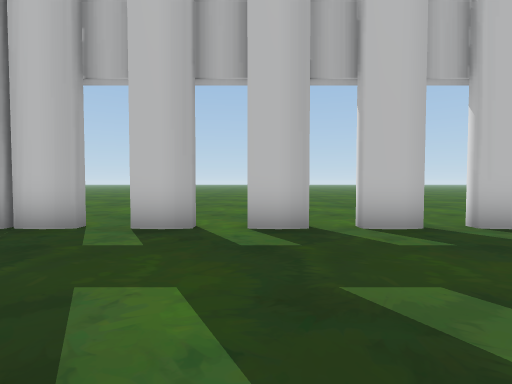
[1] (above)

17 first-person views from a walk through a 3-D level made in the Unity game engine. The camera is 1.4 m above the floor, tilts 2° down and sees 85° across. The floor is counted in squares, 2 m on a side. Each view is taken from the middle of a square. On the plan, view 1 faces up. The plan holds only what a view shows up to about 9 squares ahead; the rest is blank. The place goes on beyond the plan. The player is left out. Some surface patterns are stand-ins.

[2]
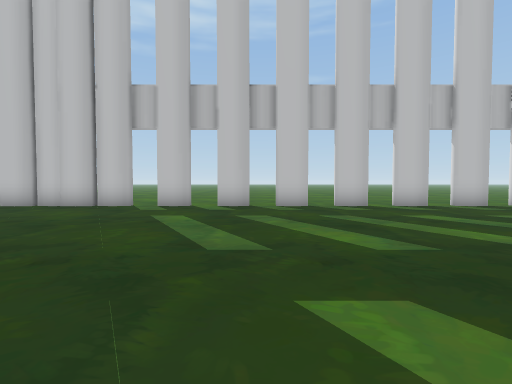

[3]
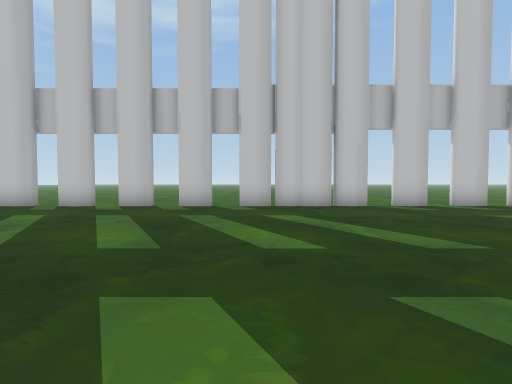

[4]
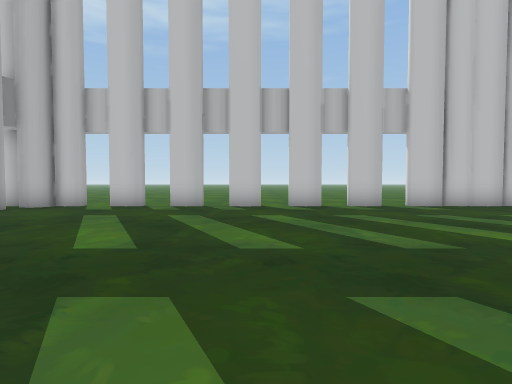

[5]
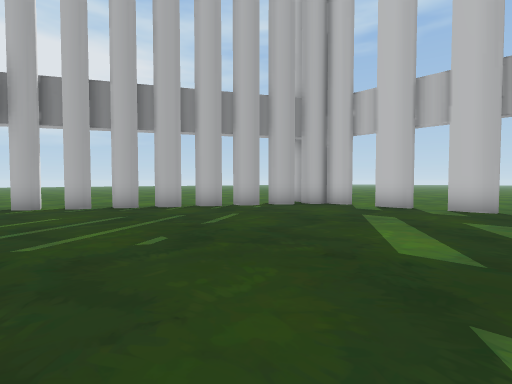

[6]
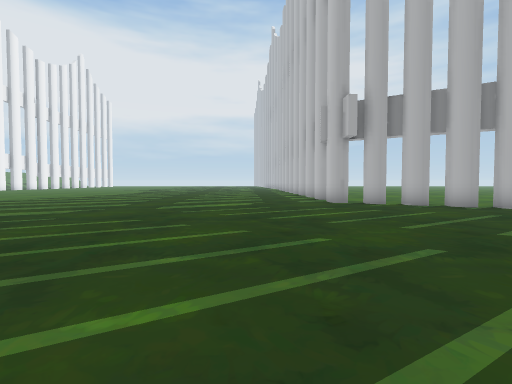

[7]
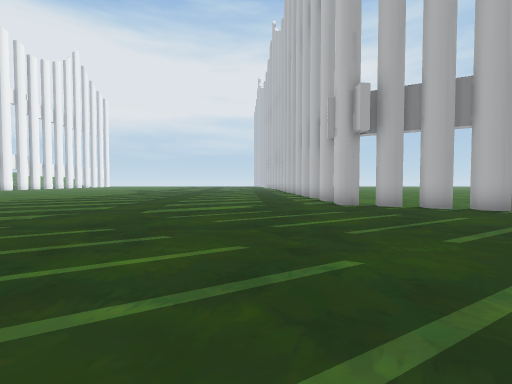

[8]
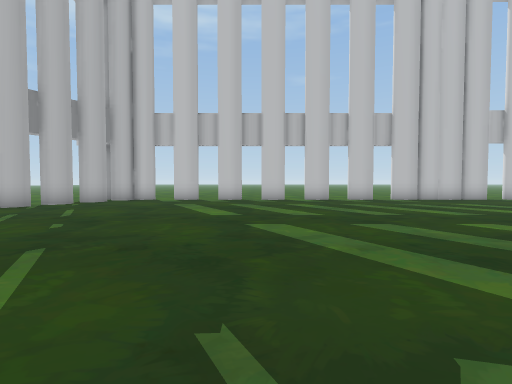

[9]
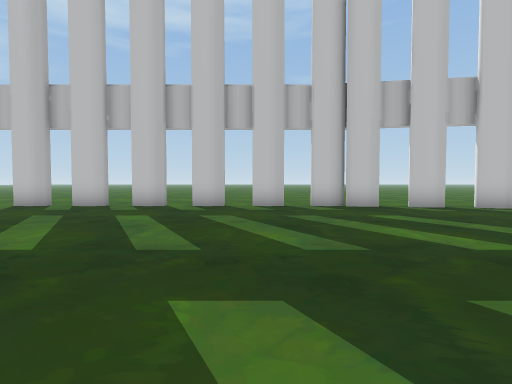

[10]
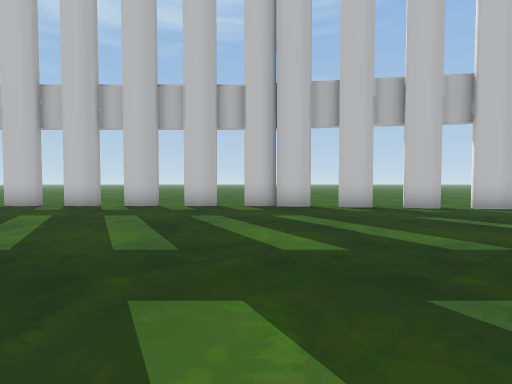

[11]
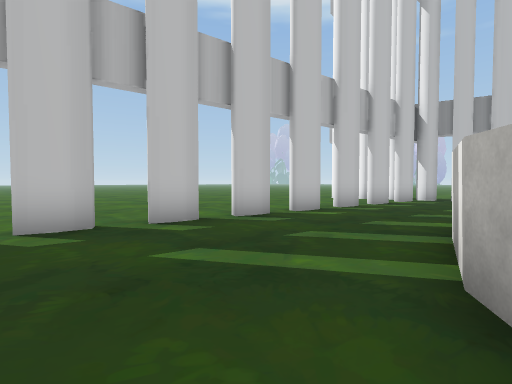

[12]
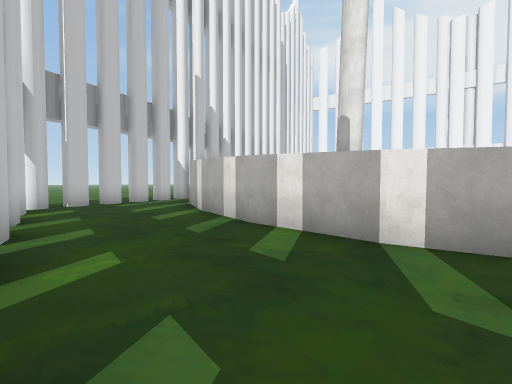

[13]
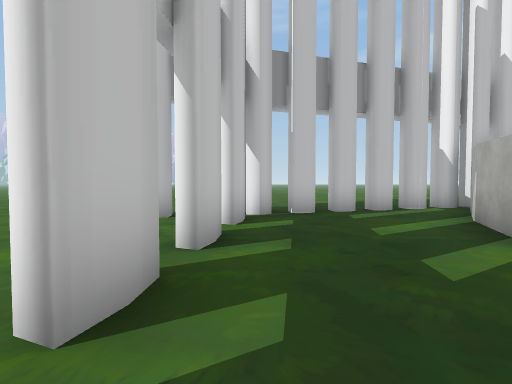

[14]
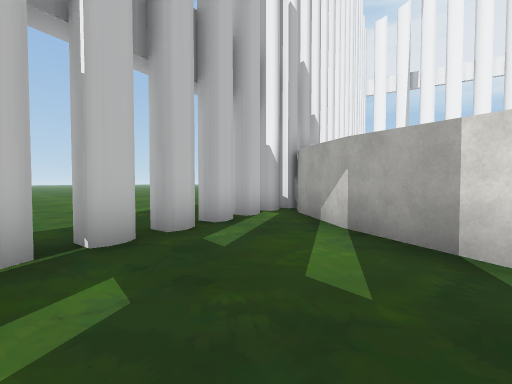

[15]
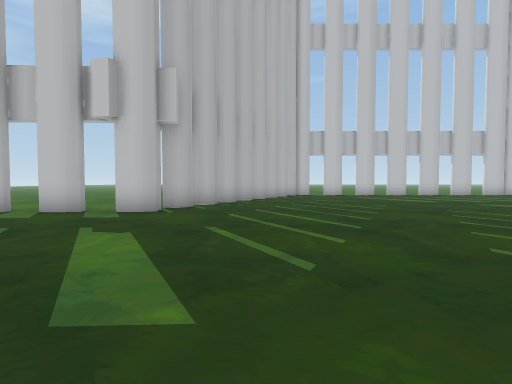

[16]
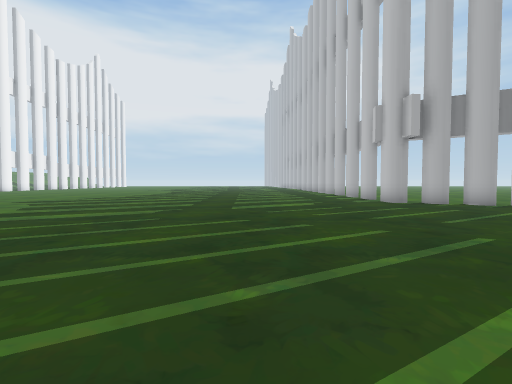

[17]
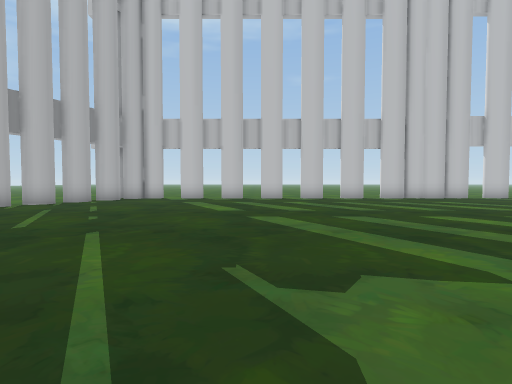

### Floor plan
Points are (right, up) in squares from view 1. A wall is a line through its corners. A room is listed if a view was taken in it or the views show most of it. See-through windows are left out.
Room 1 (views 1, 2, 3, 4, 5, 6, 7, 8, 9, 10, 11, 12, 13, 14, 15, 16, 17)
walls: (-1.3, 4) (-1.9, 4.1); (-0.8, 4.2) (-1.5, 4.1); (0.5, 4.1) (-0.2, 4.2); (-3.2, 4.1) (-3.7, 4.1); (-2.7, 4.2) (-4.3, 4); (0.9, 4.2) (0.3, 4.1); (2.3, 3.9) (1.8, 4); (-4.2, 4.1) (-5.4, 4.2); (-4.7, 4.2) (-6.1, 4.1); (-5.9, 4.1) (-6.5, 4.2); (3.9, 4.1) (3.4, 4.2); (4.3, 4.2) (3.8, 4.1); (-7.3, 4.2) (-7.9, 4.1); (-7.7, 4) (-8.3, 4.1); (5.7, 4.1) (5.1, 4.2); (6.2, 4.2) (5.6, 4.1); (-9, 4.2) (-9.6, 4.1); (7.4, 4.1) (6.8, 4.2); (-9.4, 4.2) (-10.1, 4.3); (7.9, 4.2) (7.3, 4.1); (-10.8, 4.2) (-11.3, 4.1); (-11, 4.3) (-11.5, 4.3); (9.3, 4.1) (8.6, 4.2); (12.8, -0.9) (13.2, -0.7) (15.3, -0.2); (9.7, 4.2) (9.1, 4.1); (10.1, 3.9) (9.6, 4.1); (10.5, 4) (10, 4); (-12.5, 4.2) (-13.2, 4.1); (-13, 4.1) (-13.5, 4.2); (11.8, 3.7) (11.3, 3.8); (12.3, 3.7) (11.7, 3.7); (-14.3, 4.2) (-14.8, 4.1); (-14.7, 4.1) (-15.3, 4.1); (15.1, -0.3) (17.5, -0.4); (13.5, 3.5) (13, 3.6); (14, 3.5) (13.4, 3.5); (-16, 4.2) (-16.7, 4.1) (-17.1, 3.6) (-17.6, 3.7); (15.2, 3.2) (14.7, 3.3); (-18, 1.9) (-18.3, 1.6) (-18.7, 1.7); (-18.5, 0.9) (-18.9, 0.6) (-19.3, 0.7); (-17.4, 3.3) (-17.5, 2.6) (-18.1, 2.7); (-18, 2.3) (-18.1, 1.6); (15.7, 3.2) (15.1, 3.2); (-19.4, -0.4) (-19.9, -0.3); (17.4, -0.3) (19.9, -0.9); (-20, -1.4) (-20.5, -1.3); (-20.3, -2.1) (-20.6, -2.4) (-21.1, -2.3); (-20.7, -2.9) (-21.1, -3.4) (-21.6, -3.3); (17.1, 3) (16.6, 3); (-21.3, -4.4) (-22, -4.5); (-21.8, -4.4) (-22.4, -4.4); (19.9, -1) (22.1, -2); (18.7, 2.7) (18.1, 2.9); (19.1, 2.7) (18.5, 2.7); (20.4, 2.4) (19.8, 2.6); (22, -1.9) (24, -3.4); (20.8, 2.5) (20.2, 2.6); (22.1, 2.2) (21.5, 2.4); (23.6, -0.3) (23.6, 0.1) (24.2, 0.2); (24.2, -2.4) (24.2, -2)
ways out: opening at (-14, 4); opening at (-7, 4); opening at (3, 4); opening at (11, 4); opening at (21, 3); gap at (-16, 4); gap at (-10.5, 4); gap at (-1.5, 4); gap at (6.5, 4); gap at (13, 4); gap at (16, 3); gap at (19, 3); gap at (24, 1)

Where each view was taken, in squares from view 1:
view 1: 0 up, 0 right, facing up
view 2: 4 down, 1 right, facing up
view 3: 4 down, 6 left, facing up
view 4: 4 down, 11 left, facing up
view 5: 4 down, 12 left, facing up-left
view 6: 7 down, 12 left, facing left
view 7: 7 down, 13 left, facing left
view 8: 7 down, 12 left, facing up
view 9: 4 down, 7 right, facing up
view 10: 4 down, 9 right, facing up
view 11: 1 down, 11 right, facing up-right
view 12: 3 up, 14 right, facing down-right
view 13: 2 up, 17 right, facing right
view 14: 2 up, 20 right, facing down-right
view 15: 11 down, 19 left, facing up
view 16: 9 down, 12 left, facing left
view 17: 8 down, 12 left, facing up
